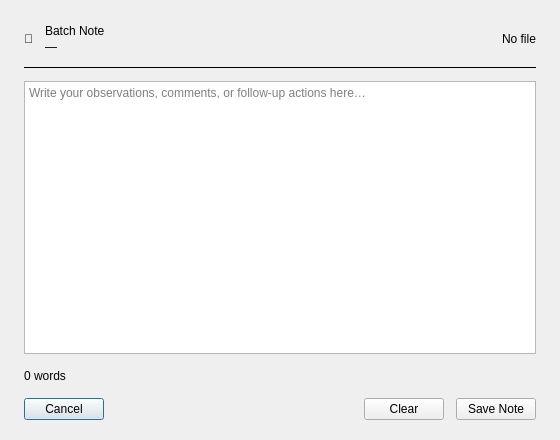
<?xml version="1.0" encoding="UTF-8"?>
<ui version="4.0">
 <class>NoteDialog</class>
 <widget class="QDialog" name="NoteDialog">
  <property name="geometry">
   <rect><x>0</x><y>0</y><width>560</width><height>440</height></rect>
  </property>
  <property name="windowTitle">
   <string>Batch Note</string>
  </property>

  <layout class="QVBoxLayout" name="rootLayout">
   <property name="leftMargin"><number>24</number></property>
   <property name="rightMargin"><number>24</number></property>
   <property name="topMargin"><number>24</number></property>
   <property name="bottomMargin"><number>20</number></property>
   <property name="spacing"><number>12</number></property>

   <!-- Header -->
   <item>
    <layout class="QHBoxLayout">
     <item>
      <widget class="QLabel" name="noteIconLabel">
       <property name="text"><string>📝</string></property>
      </widget>
     </item>
     <item>
      <layout class="QVBoxLayout">
       <property name="spacing"><number>2</number></property>
       <item>
        <widget class="QLabel" name="noteTitleLabel">
         <property name="text"><string>Batch Note</string></property>
        </widget>
       </item>
       <item>
        <widget class="QLabel" name="noteSubtitleLabel">
         <property name="text"><string>—</string></property>
        </widget>
       </item>
      </layout>
     </item>
     <item>
      <spacer>
       <property name="orientation"><enum>Qt::Horizontal</enum></property>
       <property name="sizeHint" stdset="0"><size><width>40</width><height>20</height></size></property>
      </spacer>
     </item>
     <item>
      <widget class="QLabel" name="fileStatusLabel">
       <property name="text"><string>No file</string></property>
      </widget>
     </item>
    </layout>
   </item>

   <!-- Divider -->
   <item>
    <widget class="QFrame" name="noteDivider">
     <property name="frameShape"><enum>QFrame::HLine</enum></property>
     <property name="frameShadow"><enum>QFrame::Plain</enum></property>
    </widget>
   </item>

   <!-- Text editor -->
   <item>
    <widget class="QPlainTextEdit" name="noteEditor">
     <property name="placeholderText">
      <string>Write your observations, comments, or follow-up actions here…</string>
     </property>
     <property name="lineWrapMode">
      <enum>QPlainTextEdit::WidgetWidth</enum>
     </property>
    </widget>
   </item>

   <!-- Word count strip -->
   <item>
    <layout class="QHBoxLayout">
     <item>
      <widget class="QLabel" name="wordCountLabel">
       <property name="text"><string>0 words</string></property>
      </widget>
     </item>
     <item>
      <spacer>
       <property name="orientation"><enum>Qt::Horizontal</enum></property>
       <property name="sizeHint" stdset="0"><size><width>40</width><height>20</height></size></property>
      </spacer>
     </item>
     <item>
      <widget class="QLabel" name="unsavedLabel">
       <property name="text"><string></string></property>
      </widget>
     </item>
    </layout>
   </item>

   <!-- Button row -->
   <item>
    <layout class="QHBoxLayout">
     <item>
      <widget class="QPushButton" name="cancelButton">
       <property name="text"><string>Cancel</string></property>
      </widget>
     </item>
     <item>
      <spacer>
       <property name="orientation"><enum>Qt::Horizontal</enum></property>
       <property name="sizeHint" stdset="0"><size><width>40</width><height>20</height></size></property>
      </spacer>
     </item>
     <item>
      <widget class="QPushButton" name="clearButton">
       <property name="text"><string>Clear</string></property>
      </widget>
     </item>
     <item>
      <widget class="QPushButton" name="saveButton">
       <property name="text"><string>Save Note</string></property>
      </widget>
     </item>
    </layout>
   </item>

  </layout>
 </widget>
 <resources/>
 <connections/>
</ui>
